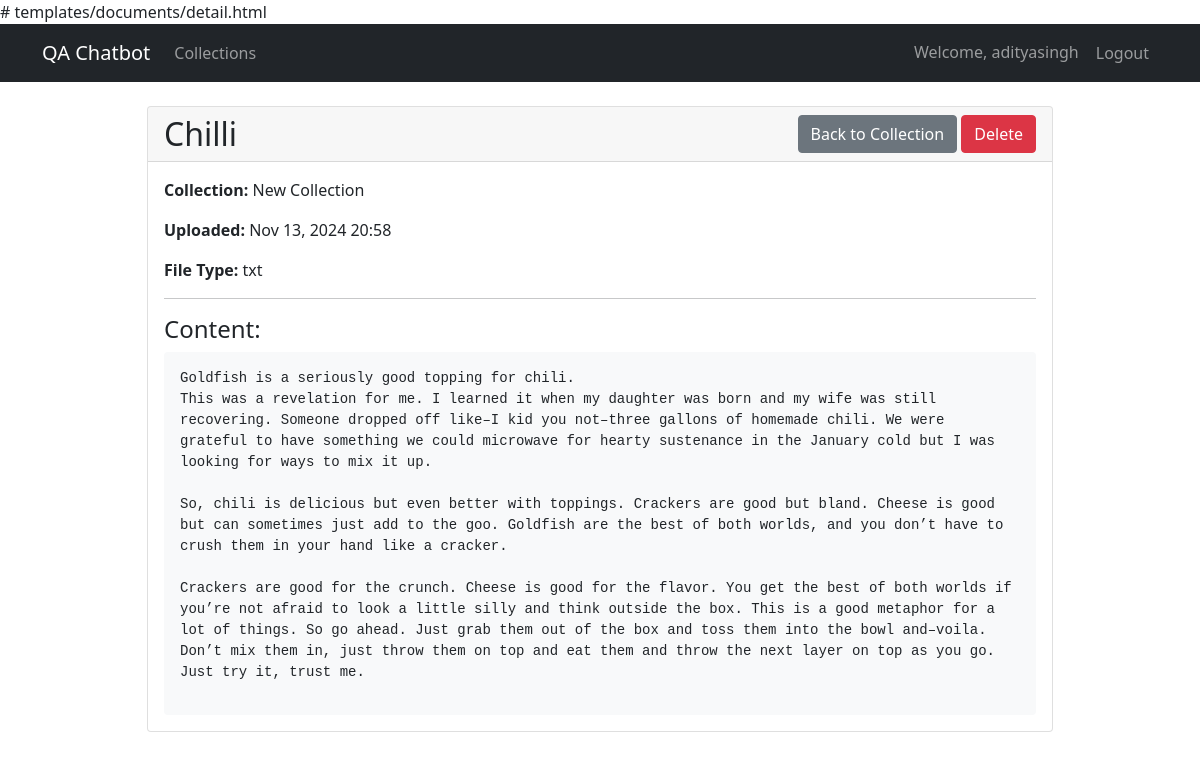
/documents/21/ (signed in), run on the app's committed database.
### apps/documents/models.py (models this page shows, shortened)
class Document(models.Model):
    collection = models.ForeignKey(Collection, on_delete=models.CASCADE, related_name='documents')
    title = models.CharField(max_length=255)
    file = models.FileField(upload_to='documents/')
    content = models.TextField(blank=True)  # Extracted text content
    file_type = models.CharField(max_length=50)  # e.g., 'txt', 'html', 'zip'
    vector_embedding_id = models.CharField(max_length=255, blank=True)
    created_at = models.DateTimeField(auto_now_add=True)
    updated_at = models.DateTimeField(auto_now=True)
    class Meta:
        ordering = ['-created_at']

### apps/document_collections/models.py (models this page shows, shortened)
class Collection(models.Model):
    name = models.CharField(max_length=255)
    description = models.TextField(blank=True)
    created_at = models.DateTimeField(auto_now_add=True)
    updated_at = models.DateTimeField(auto_now=True)
    created_by = models.ForeignKey(User, on_delete=models.CASCADE)
    class Meta:
        ordering = ['-created_at']

### apps/documents/views.py (the view)
# urls.py: path('<int:pk>/', views.document_detail, name='detail'),
@login_required
def document_detail(request, pk):
    document = get_object_or_404(Document, pk=pk)
    if document.collection.created_by != request.user:
        return HttpResponseForbidden("You don't have permission to view this document.")
    return render(request, 'documents/detail.html', {'document': document})

### templates/documents/detail.html (shortened to what this page needs)
{% extends 'base.html' %}
{% block content %}
<div class="container">
    <div class="row justify-content-center">
        <div class="col-md-10">
            <div class="card">
                <div class="card-header d-flex justify-content-between align-items-center">
                    <h2 class="mb-0">{{ document.title }}</h2>
                    <div>
                        <a href="{% url 'document_collections:detail' document.collection.pk %}" class="btn btn-secondary">Back to Collection</a>
                        <button type="button" class="btn btn-danger" data-bs-toggle="modal" data-bs-target="#deleteModal">
                            Delete
                        </button>
                    </div>
                </div>
                <div class="card-body">
                    <div class="mb-3">
                        <strong>Collection:</strong> {{ document.collection.name }}
                    </div>
                    <div class="mb-3">
                        <strong>Uploaded:</strong> {{ document.created_at|date:"M d, Y H:i" }}
                    </div>
                    <div class="mb-3">
                        <strong>File Type:</strong> {{ document.file_type }}
                    </div>
                    <hr>
                    <h4>Content:</h4>
                    <div class="bg-light p-3 rounded">
                        <pre style="white-space: pre-wrap;">{{ document.content }}</pre>
                    </div>
                </div>
            </div>
        </div>
    </div>
</div>
{% endblock %}

### templates/base.html (shortened to what this page needs)
<!DOCTYPE html>
<html lang="en">
<head>
    <link href="https://cdn.jsdelivr.net/npm/bootstrap@5.1.3/dist/css/bootstrap.min.css" rel="stylesheet">
</head>
<body>
    <nav class="navbar navbar-expand-lg navbar-dark bg-dark">
        <div class="container">
            <a class="navbar-brand" href="/">QA Chatbot</a>
            <div class="collapse navbar-collapse" id="navbarNav">
                <ul class="navbar-nav me-auto">
                    {% if user.is_authenticated %}
                        <li class="nav-item">
                            <a class="nav-link" href="{% url 'document_collections:list' %}">Collections</a>
                        </li>
                    {% endif %}
                </ul>
                <ul class="navbar-nav">
                    {% if user.is_authenticated %}
                        <li class="nav-item">
                            <span class="nav-link">Welcome, {{ user.username }}</span>
                        </li>
                        <li class="nav-item">
                            <form method="post" action="{% url 'logout' %}" class="d-inline">
                                <button type="submit" class="btn btn-link nav-link">Logout</button>
                            </form>
                        </li>
                    {% else %}
                        <li class="nav-item">
                            <a class="nav-link" href="{% url 'login' %}">Login</a>
                        </li>
                    {% endif %}
                </ul>
            </div>
        </div>
    </nav>
    <div class="container mt-4">
        {% block content %}
        {% endblock %}
    </div>
</body>
</html>

### data on the page
Document: title "Chilli", collection.name "New Collection", created_at "Nov 13, 2024 20:58", file_type "txt", content "Goldfish is a seriously good topping for chili. This was a revelation for me. I learned it when my daughter was born and my wife was still recovering. Someone dropped off like–I kid you not–three gallons of homemade chili. We were grateful to have something we could microwave for hearty sustenance in the January cold but I was looking for ways to mix it up. So, chili is delicious but even better with toppings. Crackers are good but bland. Cheese is good but can sometimes just add to the goo. Goldfish are the best of both worlds, and you don’t have to crush them in your hand like a cracker. Crackers are good for the crunch. Cheese is good for the flavor. You get the best of both worlds if…"

### other printed values
{{ user.username }} "adityasingh"
